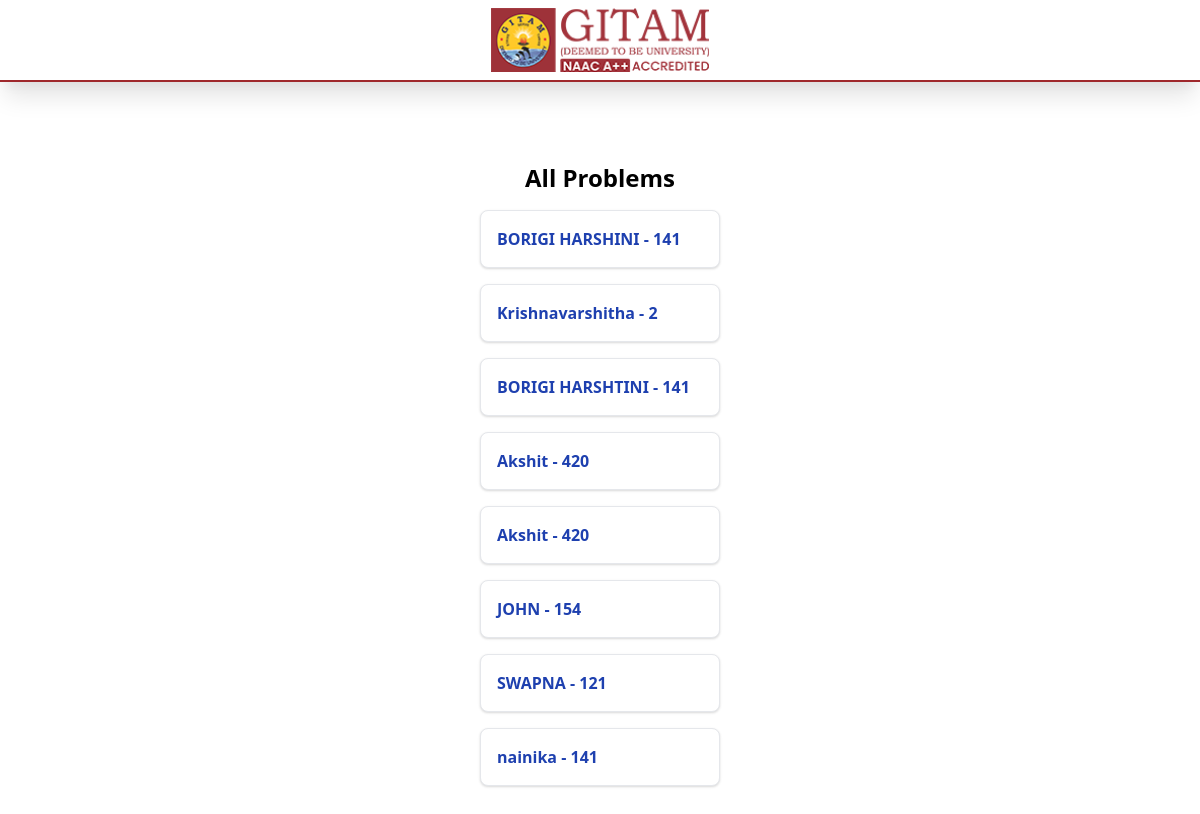
The page / on the database its author committed.
### helpdesk/models.py (models this page shows, shortened)
class Problem(models.Model):
  name = models.CharField(max_length=60)
  regnum = models.CharField(max_length=60)
  phno = models.PositiveIntegerField()
  bhawan = models.CharField(max_length=20, null=True)
  rmnum = models.PositiveIntegerField()
  problem = models.TextField()
  created_date = models.DateField(default=timezone.now)
  created_time = models.TimeField(default=timezone.now)

### helpdesk/views.py (the view)
# urls.py: path("", views.problems, name="problems"),
def problems(request):
    problems = Problem.objects.all()
    context = {"problems": problems}
    return render(request, "helpdesk/problems.html", context)

### helpdesk/templates/helpdesk/problems.html (shortened to what this page needs)
{% load static %}
<!DOCTYPE html>
<html lang="en">
<head>
  <link href="https://cdn.jsdelivr.net/npm/tailwindcss@2.2.19/dist/tailwind.min.css" rel="stylesheet">
</head>
<body>
  <nav
      class="bg-white border-gray-200 border-b-2 shadow-xl"
      style="border-color: #9f282c"
    >
      <div class="flex items-center  justify-center my-2 flex-grow">
        <div>
          <img src="{% static 'helpdesk/images/logo.png' %}" alt="GITAM Logo" class="h-10 sm:h-16" />
        </div>
      </div>
    </nav>
  <div class="center-content">
  <h1 class="text-2xl font-bold mb-4">All Problems</h1>
  {% for problem in problems %}
  <div class="w-60 p-4 bg-white border border-white-800 rounded-lg shadow hover:bg-gray-100 mb-4">
    <a href="{% url 'problem' problem.id %}" class="text-blue-800 font-bold">{{ problem.name }} - {{ problem.rmnum }}</a>
  </div>
  {% endfor %}
  </div>
</body>
</html>

### helpdesk/templates/helpdesk/problems.html (style rules this page uses)
.center-content { display: flex; flex-direction: column; justify-content: center; align-items: center; height: 100vh; }

### rows shown on the page
Problem: name "BORIGI HARSHINI", rmnum "141"
Problem: name "Krishnavarshitha", rmnum "2"
Problem: name "BORIGI HARSHTINI", rmnum "141"
Problem: name "Akshit", rmnum "420"
Problem: name "Akshit", rmnum "420"
Problem: name "JOHN", rmnum "154"
Problem: name "SWAPNA", rmnum "121"
Problem: name "nainika", rmnum "141"
